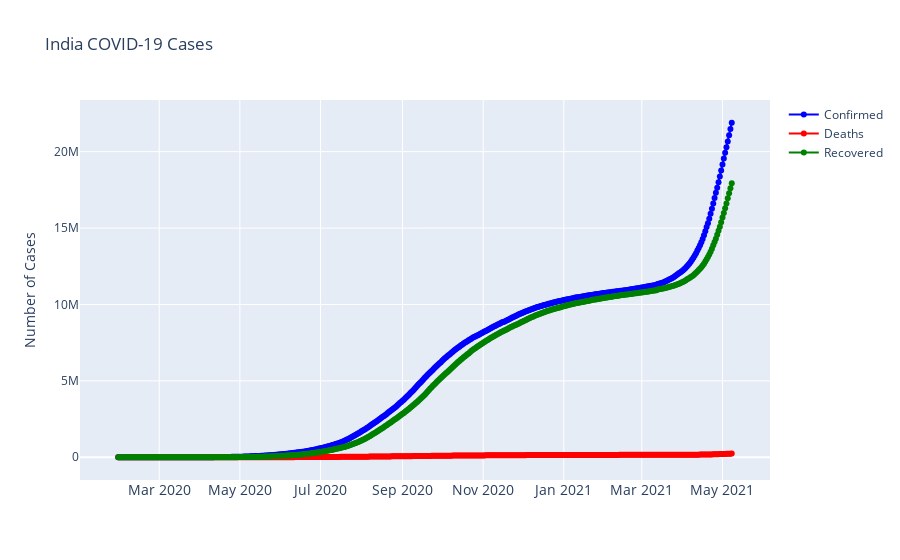

Notebook code cell kept with this figure:
### Code cell
fig = go.Figure()
fig.add_trace(go.Scatter(x=confirmed_india['Date'], y=confirmed_india['Confirmed'], mode='lines+markers', name='Confirmed',line=dict(color='blue', width=2)))
fig.add_trace(go.Scatter(x=death_india['Date'], y=death_india['Deaths'], mode='lines+markers', name='Deaths', line=dict(color='Red', width=2)))
fig.add_trace(go.Scatter(x=cured_india['Date'], y=cured_india['Cured'], mode='lines+markers', name='Recovered', line=dict(color='Green', width=2)))
fig.update_layout(title='India COVID-19 Cases', xaxis_tickfont_size=14,yaxis=dict(title='Number of Cases'))
fig.show()

### Figure 1 — Plotly figure (JSON) as saved in the notebook; plotly's stock layout.template omitted (floating-point values rounded to 4 significant figures; data arrays with more than 128 entries replaced by an {"elided": "..."} marker saying what was removed)
{"data": [{"line": {"color": "blue", "width": 2}, "mode": "lines+markers", "name": "Confirmed", "type": "scatter", "x": {"elided": "465 str values"}, "y": {"elided": "465 int values"}}, {"line": {"color": "Red", "width": 2}, "mode": "lines+markers", "name": "Deaths", "type": "scatter", "x": {"elided": "465 str values"}, "y": {"elided": "465 int values"}}, {"line": {"color": "Green", "width": 2}, "mode": "lines+markers", "name": "Recovered", "type": "scatter", "x": {"elided": "465 str values"}, "y": {"elided": "465 int values"}}], "layout": {"title": {"text": "India COVID-19 Cases"}, "xaxis": {"tickfont": {"size": 14}}, "yaxis": {"title": {"text": "Number of Cases"}}}}
